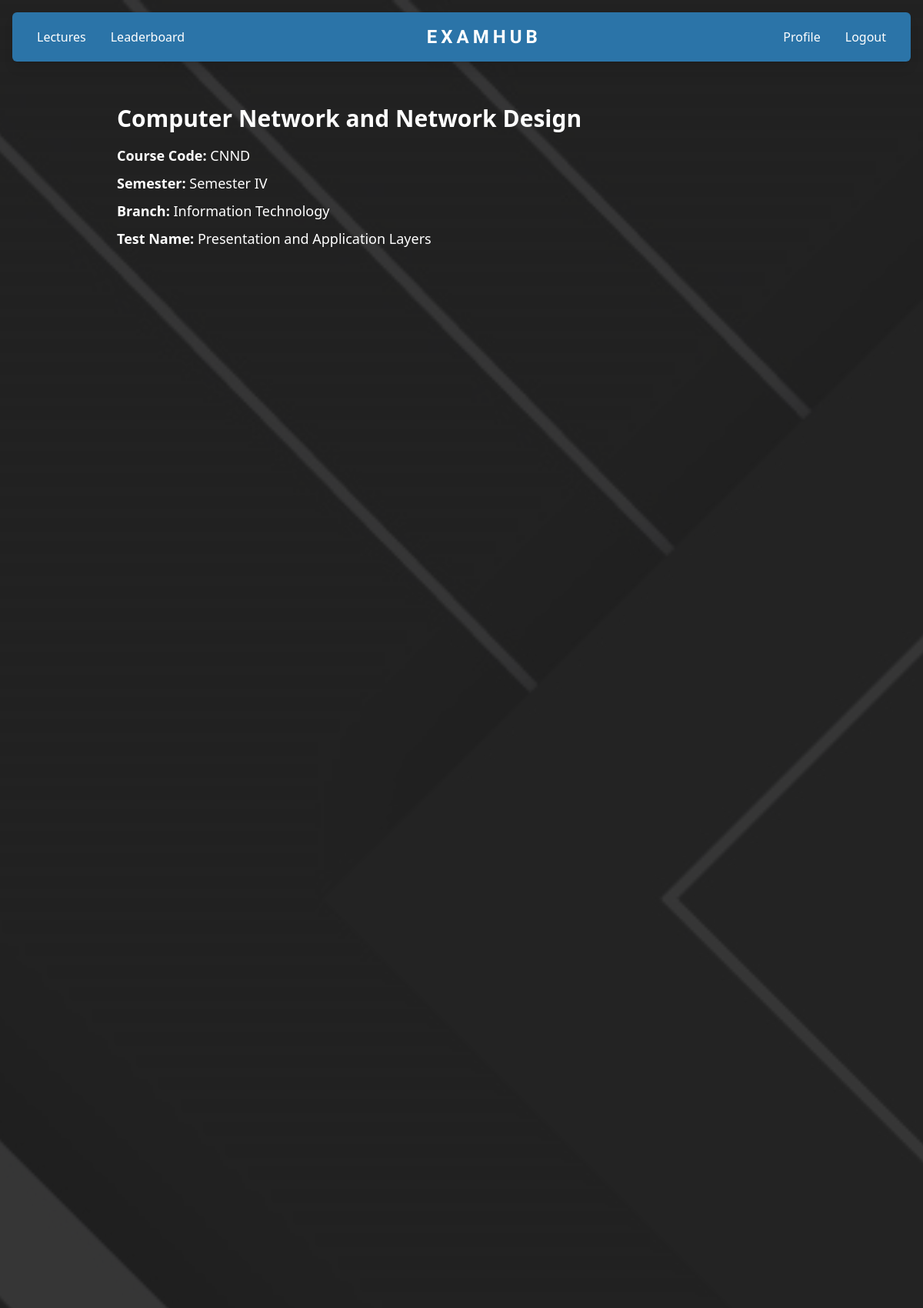
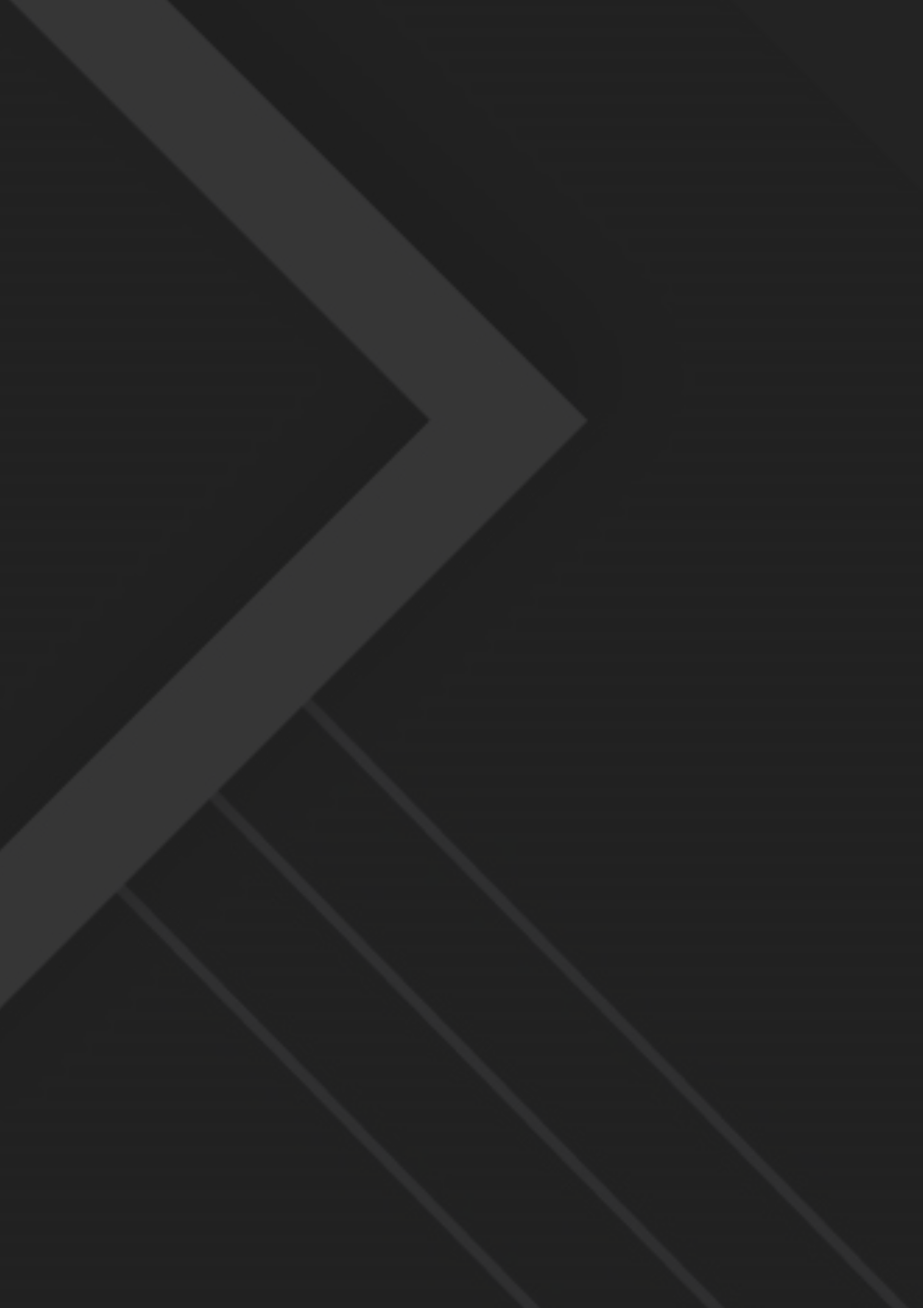
Page /tests/start-test/23d14abfe9a549ad8229623328fdb70e (signed in, upper part) on the committed database (2 pictures, top to bottom).
### tables this page shows
CREATE TABLE tests (
    test_id TEXT,
    test_name TEXT,
    test_description TEXT,
    course_name TEXT,
    course_code TEXT,
    course_semester TEXT,
    course_branch TEXT,
    questions TEXT,  -- Storing questions as JSON string
    created_at TEXT
);

### app.py (the view, shortened to what this page needs)
@app.route('/tests/start-test/<test_id>', methods=["GET", "POST"])
def start_test(test_id):
    cursor.execute("SELECT * FROM tests WHERE test_id = ?", (test_id,))
    test = cursor.fetchone()
    if not test:
        flash("Test not found!", "error")
        return redirect(url_for("lectures"))
    questions = json.loads(test[7])
    return render_template('/tests/start-test.html', test=test, questions=questions)

### templates/tests/start-test.html (shortened to what this page needs)
{% extends 'layouts/main_layout.html' %}  {% block content %}
<div class="intersecting_invisible container text-white">
    <div
        class="intersecting_invisible w-full flex justify-center items-center py-10 flex-col gap-8"
    >
        <div class="intersecting_invisible w-full max-w-4xl">
            <div class="intersecting_invisible mb-6 rounded-lg">
                <h2 class="intersecting_invisible text-3xl font-bold mb-4">
                    {{ test[3] }}
                </h2>
                <p class="intersecting_invisible text-lg mb-2">
                    <strong>Course Code:</strong> {{ test[4] }}
                </p>
                <p class="intersecting_invisible text-lg mb-2">
                    <strong>Semester:</strong> {{ test[5] }}
                </p>
                <p class="intersecting_invisible text-lg mb-2">
                    <strong>Branch:</strong> {{ test[6] }}
                </p>
                <p class="intersecting_invisible text-lg mb-2">
                    <strong>Test Name:</strong> {{ test[1] }}
                </p>
            </div>
        </div>
    </div>
</div>
{% endblock %}

### static/styles.css (style rules this page uses)
:root { --primary: #2b74a8; --secondary: #222222; --tertiary: #383838; }
body { background-color: #222222; }
.intersecting_invisible { z-index: 2; opacity: 0; scale: 0.96; transition: 0.35s all ease; }
.intersecting_visible { z-index: 2; scale: 1; opacity: 1; }

### rows in the picture
tests: course_name "Computer Network and Network Design", course_code "CNND", course_semester "Semester IV", course_branch "Information Technology", test_name "Presentation and Application Layers"
